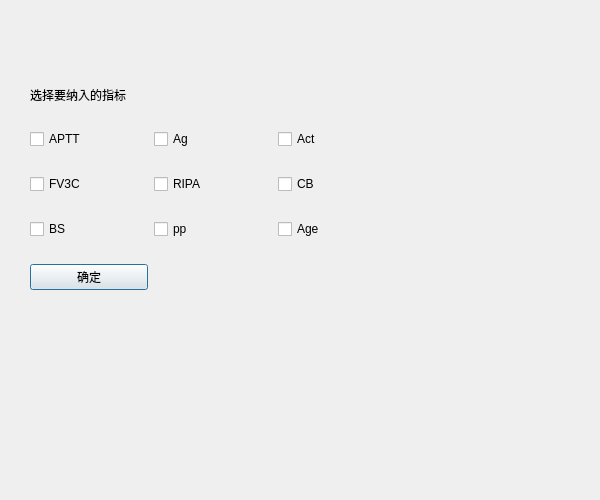
<?xml version="1.0" encoding="UTF-8"?>
<ui version="4.0">
 <class>Dialog</class>
 <widget class="QDialog" name="Dialog">
  <property name="geometry">
   <rect>
    <x>0</x>
    <y>0</y>
    <width>600</width>
    <height>500</height>
   </rect>
  </property>
  <property name="sizePolicy">
   <sizepolicy hsizetype="Fixed" vsizetype="Fixed">
    <horstretch>0</horstretch>
    <verstretch>0</verstretch>
   </sizepolicy>
  </property>
  <property name="minimumSize">
   <size>
    <width>600</width>
    <height>500</height>
   </size>
  </property>
  <property name="windowTitle">
   <string>聚类分析</string>
  </property>
  <widget class="QWidget" name="gridLayoutWidget">
   <property name="geometry">
    <rect>
     <x>30</x>
     <y>110</y>
     <width>366</width>
     <height>199</height>
    </rect>
   </property>
   <layout class="QGridLayout" name="gridLayout">
    <item row="1" column="2">
     <widget class="QCheckBox" name="cb_cb">
      <property name="text">
       <string>CB</string>
      </property>
     </widget>
    </item>
    <item row="0" column="2">
     <widget class="QCheckBox" name="cb_act">
      <property name="text">
       <string>Act</string>
      </property>
     </widget>
    </item>
    <item row="1" column="0">
     <widget class="QCheckBox" name="cb_fv3c">
      <property name="text">
       <string>FV3C</string>
      </property>
     </widget>
    </item>
    <item row="3" column="0">
     <widget class="QPushButton" name="btn_confirm">
      <property name="styleSheet">
       <string notr="true">font: 13pt &quot;Heiti SC&quot;;</string>
      </property>
      <property name="text">
       <string>确定</string>
      </property>
     </widget>
    </item>
    <item row="2" column="2">
     <widget class="QCheckBox" name="cb_age">
      <property name="text">
       <string>Age</string>
      </property>
     </widget>
    </item>
    <item row="0" column="0">
     <widget class="QCheckBox" name="cb_aptt">
      <property name="text">
       <string>APTT</string>
      </property>
     </widget>
    </item>
    <item row="2" column="0">
     <widget class="QCheckBox" name="cb_bs">
      <property name="text">
       <string>BS</string>
      </property>
     </widget>
    </item>
    <item row="0" column="1">
     <widget class="QCheckBox" name="cb_ag">
      <property name="text">
       <string>Ag</string>
      </property>
     </widget>
    </item>
    <item row="1" column="1">
     <widget class="QCheckBox" name="cb_ripa">
      <property name="text">
       <string>RIPA</string>
      </property>
     </widget>
    </item>
    <item row="2" column="1">
     <widget class="QCheckBox" name="cb_pp">
      <property name="text">
       <string>pp</string>
      </property>
     </widget>
    </item>
   </layout>
  </widget>
  <widget class="QLabel" name="label">
   <property name="geometry">
    <rect>
     <x>30</x>
     <y>50</y>
     <width>108</width>
     <height>89</height>
    </rect>
   </property>
   <property name="styleSheet">
    <string notr="true">font: 13pt &quot;Heiti SC&quot;;</string>
   </property>
   <property name="text">
    <string>选择要纳入的指标</string>
   </property>
  </widget>
 </widget>
 <resources>
  <include location="creat.qrc"/>
 </resources>
 <connections/>
</ui>
